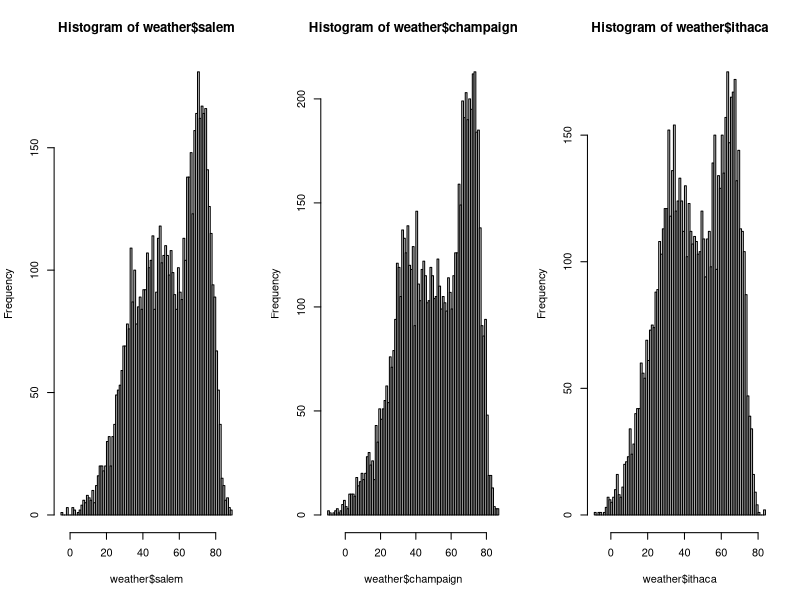

Source code (R): (Note: this script raises an error after producing the figure.)


# read the temperature data
weather <- read.csv("../datasets/daily_uscrn_weather.csv")
n <- nrow(weather)


# First thing always: try to look at the data
head( weather )
tail( weather )

# should probably remove the last row
ii <- weather$date == "2025-02-19"
which(ii)
weather$salem[ii] <- NA
weather$ithaca[ii] <- NA
weather$champaign[ii] <- NA

tail( weather )

par(mfrow=c(1,3))
hist( weather$salem, breaks = 100 )
hist( weather$champaign, breaks = 100 )
hist( weather$ithaca, breaks = 100 )

plot( weather$date, weather$salem, type="l",  axes = FALSE, ylim = c(-20,90))

class( weather$date )

# change to date class
weather$date <- as.Date( weather$date, "%Y-%m-%d" )

plot( weather$date, weather$salem, type="l",  ylim = c(-20,90))
lines( weather$date, weather$champaign, col = "magenta" )
lines( weather$date, weather$ithaca, col = "blue" )

# scatterplots
par(mfrow=c(1,3))
plot( weather$salem, weather$champaign )
abline(0,1,col="magenta",lwd=2)
plot( weather$salem, weather$ithaca )
abline(0,1,col="magenta",lwd=2)
plot( weather$champaign, weather$ithaca )
abline(0,1,col="magenta",lwd=2)

# for convenience, let's shorten the time frame
weather <- weather[ weather$date >= "2020-07-01", ]

plot( weather$date, weather$salem )

# There's clearly a pattern over time, but regressing on time won't help
weather$day_count <- as.numeric( weather$date - min(weather$date) )
head(weather)

m0 <- lm( salem ~ day_count, data = weather ) 
summary(m0)

plot( weather$day_count, weather$salem )
abline(m0)
# what do you think of this?


# sine and cosine
weather$sin1 <- sin( (weather$day_count)*2*pi/365.25 )
weather$cos1 <- cos( (weather$day_count)*2*pi/365.25 )

m1 <- lm( salem ~ sin1 + cos1, data = weather )
summary(m1)

summary(m0)$sigma
summary(m1)$sigma

# make a plot of data and fitted values
plot( weather$salem )
lines( m1$fitted.values, col = "magenta", lwd = 2 ) # hey not bad!

# this isn't quite right
length( weather$salem )
length( m1$fitted.values )
sum( is.na( weather$salem ) )
length( weather$salem ) - length( m1$fitted.values )

# this is an annoying thing about R but important: a quick way fix
plot( m1$fitted.values + m1$residuals )
lines( m1$fitted.values, col = "magenta", lwd = 2 )

# even better, make a data frame with the fitted values
head( weather )
weather$m1_fitted_values <- NA
weather[ names( m1$fitted.values ), "m1_fitted_values" ] <- m1$fitted.values


plot( m1_df$date, m1_df$salem )
lines( m1_df$date, m1_df$fitted_values, col = "magenta", lwd = 2 )

# we should also look at the residuals
plot( m1_df$date, m1_df$salem - m1_df$fitted_values )

# let's do the same analysis for champaign and ithaca
m2 <- lm( champaign ~ sin1 + cos1, data = weather )
summary(m2)

m3 <- lm( ithaca ~ sin1 + cos1, data = weather )
summary(m3)

summary(m1)$sigma
summary(m2)$sigma
summary(m3)$sigma

# add the fitted values to the data frame
weather$m2_fitted_values <- NA
weather[ names( m2$fitted.values ), "m2_fitted_values" ] <- m2$fitted.values

weather$m3_fitted_values <- NA
weather[ names( m3$fitted.values ), "m3_fitted_values" ] <- m3$fitted.values

head( weather )

# plot them
plot( weather$date, weather$m1_fitted_values, col = "black", type = "l", ylim = c(20,80) )
lines( weather$date, weather$m2_fitted_values, col = "magenta" )
lines( weather$date, weather$m3_fitted_values, col = "blue" )
legend(
    "bottomleft", legend = c("salem","champaign","ithaca"),
    lwd = 1, col = c("black","magenta","blue")
)

# compare aspects of the models

# vertical shift: (Intercept)
m1$coefficients
m2$coefficients
m3$coefficients

# amplitude
sqrt( m1$coefficients[2]^2 + m1$coefficients[3]^2 )
sqrt( m2$coefficients[2]^2 + m2$coefficients[3]^2 )
sqrt( m3$coefficients[2]^2 + m3$coefficients[3]^2 )

# coldest day?
atan( m1$coefficients[2]/m1$coefficients[3] )*365.25/(2*pi) 
atan( m2$coefficients[2]/m2$coefficients[3] )*365.25/(2*pi) 
atan( m3$coefficients[2]/m3$coefficients[3] )*365.25/(2*pi) 

weather[ which.min( weather$m1_fitted_values ), ]
weather[ which.min( weather$m2_fitted_values ), ]
weather[ which.min( weather$m3_fitted_values ), ]



# "auto"-regression uses past values to predict future
# need to "line up" the data to do this type of regression
# let's use the residuals for this analysis
weather$salem_resids <- weather$salem - weather$m1_fitted_values

weather$salem_resids1 <- NA
weather$salem_resids2 <- NA
weather$salem_resids3 <- NA
weather$salem_resids4 <- NA

n <- nrow(weather)
weather$salem_resids1[ 2:n ] <- weather$salem_resids[ 1:(n-1) ]
weather$salem_resids2[ 3:n ] <- weather$salem_resids[ 1:(n-2) ]
weather$salem_resids3[ 4:n ] <- weather$salem_resids[ 1:(n-3) ]
weather$salem_resids4[ 5:n ] <- weather$salem_resids[ 1:(n-4) ]

tail( weather[, c("salem_resids","salem_resids1","salem_resids2","salem_resids3","salem_resids4") ] )

plot( weather$date, weather$salem_resids )

par(mfrow=c(2,2))
plot( weather$salem_resids1, weather$salem_resids )
plot( weather$salem_resids2, weather$salem_resids )
plot( weather$salem_resids3, weather$salem_resids )
plot( weather$salem_resids4, weather$salem_resids )

# marginal analyses first
m0 <- lm( salem_resids ~ 1, data = weather )
m1 <- lm( salem_resids ~ salem_resids1, data = weather )
m2 <- lm( salem_resids ~ salem_resids2, data = weather )
m3 <- lm( salem_resids ~ salem_resids3, data = weather )
m4 <- lm( salem_resids ~ salem_resids4, data = weather )

summary(m0)
summary(m1)
summary(m2)
summary(m3)
summary(m4)

# multiple analysis
m1 <- lm(salem_resids ~ salem_resids1, data = weather )
m12 <- lm(salem_resids ~ salem_resids1 + salem_resids2, data = weather )
m123 <- lm(salem_resids ~ salem_resids1 + salem_resids2 + salem_resids3, data = weather )
m1234 <- lm(salem_resids ~ salem_resids1 + salem_resids2 + salem_resids3 + salem_resids4, data = weather )

summary(m1)
summary(m12)
summary(m123)
summary(m1234)

# For discussion: why is b2 negative?



